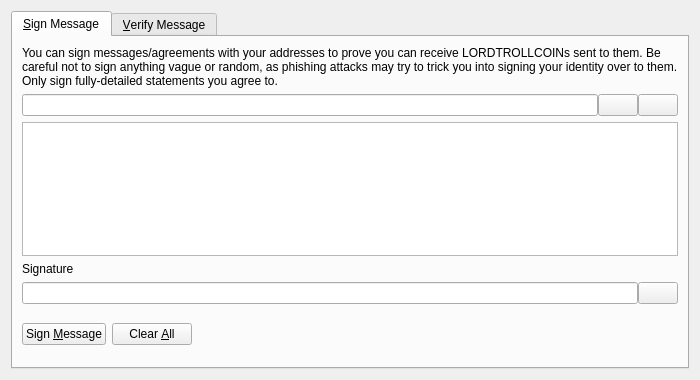
<?xml version="1.0" encoding="UTF-8"?>
<ui version="4.0">
 <class>SignVerifyMessageDialog</class>
 <widget class="QDialog" name="SignVerifyMessageDialog">
  <property name="geometry">
   <rect>
    <x>0</x>
    <y>0</y>
    <width>700</width>
    <height>380</height>
   </rect>
  </property>
  <property name="windowTitle">
   <string>Signatures - Sign / Verify a Message</string>
  </property>
  <property name="modal">
   <bool>true</bool>
  </property>
  <layout class="QVBoxLayout" name="verticalLayout">
   <item>
    <widget class="QTabWidget" name="tabWidget">
     <property name="currentIndex">
      <number>0</number>
     </property>
     <widget class="QWidget" name="tabSignMessage">
      <attribute name="title">
       <string>&amp;Sign Message</string>
      </attribute>
      <layout class="QVBoxLayout" name="verticalLayout_SM">
       <item>
        <widget class="QLabel" name="infoLabel_SM">
         <property name="text">
          <string>You can sign messages/agreements with your addresses to prove you can receive LORDTROLLCOINs sent to them. Be careful not to sign anything vague or random, as phishing attacks may try to trick you into signing your identity over to them. Only sign fully-detailed statements you agree to.</string>
         </property>
         <property name="textFormat">
          <enum>Qt::PlainText</enum>
         </property>
         <property name="wordWrap">
          <bool>true</bool>
         </property>
        </widget>
       </item>
       <item>
        <layout class="QHBoxLayout" name="horizontalLayout_1_SM">
         <property name="spacing">
          <number>0</number>
         </property>
         <item>
          <widget class="QValidatedLineEdit" name="addressIn_SM">
           <property name="toolTip">
            <string>The LORDTROLLCOIN address to sign the message with</string>
           </property>
          </widget>
         </item>
         <item>
          <widget class="QPushButton" name="addressBookButton_SM">
           <property name="toolTip">
            <string>Choose previously used address</string>
           </property>
           <property name="text">
            <string/>
           </property>
           <property name="icon">
            <iconset resource="../bitcoin.qrc">
             <normaloff>:/icons/address-book</normaloff>:/icons/address-book</iconset>
           </property>
           <property name="shortcut">
            <string>Alt+A</string>
           </property>
           <property name="autoDefault">
            <bool>false</bool>
           </property>
          </widget>
         </item>
         <item>
          <widget class="QPushButton" name="pasteButton_SM">
           <property name="toolTip">
            <string>Paste address from clipboard</string>
           </property>
           <property name="text">
            <string/>
           </property>
           <property name="icon">
            <iconset resource="../bitcoin.qrc">
             <normaloff>:/icons/editpaste</normaloff>:/icons/editpaste</iconset>
           </property>
           <property name="shortcut">
            <string>Alt+P</string>
           </property>
           <property name="autoDefault">
            <bool>false</bool>
           </property>
          </widget>
         </item>
        </layout>
       </item>
       <item>
        <widget class="QPlainTextEdit" name="messageIn_SM">
         <property name="toolTip">
          <string>Enter the message you want to sign here</string>
         </property>
        </widget>
       </item>
       <item>
        <widget class="QLabel" name="signatureLabel_SM">
         <property name="text">
          <string>Signature</string>
         </property>
         <property name="textFormat">
          <enum>Qt::PlainText</enum>
         </property>
        </widget>
       </item>
       <item>
        <layout class="QHBoxLayout" name="horizontalLayout_2_SM">
         <property name="spacing">
          <number>0</number>
         </property>
         <item>
          <widget class="QLineEdit" name="signatureOut_SM">
           <property name="font">
            <font>
             <italic>true</italic>
            </font>
           </property>
           <property name="readOnly">
            <bool>true</bool>
           </property>
          </widget>
         </item>
         <item>
          <widget class="QPushButton" name="copySignatureButton_SM">
           <property name="toolTip">
            <string>Copy the current signature to the system clipboard</string>
           </property>
           <property name="text">
            <string/>
           </property>
           <property name="icon">
            <iconset resource="../bitcoin.qrc">
             <normaloff>:/icons/editcopy</normaloff>:/icons/editcopy</iconset>
           </property>
           <property name="autoDefault">
            <bool>false</bool>
           </property>
          </widget>
         </item>
        </layout>
       </item>
       <item>
        <layout class="QHBoxLayout" name="horizontalLayout_3_SM">
         <item>
          <widget class="QPushButton" name="signMessageButton_SM">
           <property name="toolTip">
            <string>Sign the message to prove you own this LORDTROLLCOIN address</string>
           </property>
           <property name="text">
            <string>Sign &amp;Message</string>
           </property>
           <property name="icon">
            <iconset resource="../bitcoin.qrc">
             <normaloff>:/icons/edit</normaloff>:/icons/edit</iconset>
           </property>
           <property name="autoDefault">
            <bool>false</bool>
           </property>
          </widget>
         </item>
         <item>
          <widget class="QPushButton" name="clearButton_SM">
           <property name="toolTip">
            <string>Reset all sign message fields</string>
           </property>
           <property name="text">
            <string>Clear &amp;All</string>
           </property>
           <property name="icon">
            <iconset resource="../bitcoin.qrc">
             <normaloff>:/icons/remove</normaloff>:/icons/remove</iconset>
           </property>
           <property name="autoDefault">
            <bool>false</bool>
           </property>
          </widget>
         </item>
         <item>
          <spacer name="horizontalSpacer_1_SM">
           <property name="orientation">
            <enum>Qt::Horizontal</enum>
           </property>
           <property name="sizeHint" stdset="0">
            <size>
             <width>40</width>
             <height>48</height>
            </size>
           </property>
          </spacer>
         </item>
         <item>
          <widget class="QLabel" name="statusLabel_SM">
           <property name="font">
            <font>
             <weight>75</weight>
             <bold>true</bold>
            </font>
           </property>
           <property name="text">
            <string/>
           </property>
           <property name="wordWrap">
            <bool>true</bool>
           </property>
          </widget>
         </item>
         <item>
          <spacer name="horizontalSpacer_2_SM">
           <property name="orientation">
            <enum>Qt::Horizontal</enum>
           </property>
           <property name="sizeHint" stdset="0">
            <size>
             <width>40</width>
             <height>48</height>
            </size>
           </property>
          </spacer>
         </item>
        </layout>
       </item>
      </layout>
     </widget>
     <widget class="QWidget" name="tabVerifyMessage">
      <attribute name="title">
       <string>&amp;Verify Message</string>
      </attribute>
      <layout class="QVBoxLayout" name="verticalLayout_VM">
       <item>
        <widget class="QLabel" name="infoLabel_VM">
         <property name="text">
          <string>Enter the receiver's address, message (ensure you copy line breaks, spaces, tabs, etc. exactly) and signature below to verify the message. Be careful not to read more into the signature than what is in the signed message itself, to avoid being tricked by a man-in-the-middle attack. Note that this only proves the signing party receives with the address, it cannot prove sendership of any transaction!</string>
         </property>
         <property name="textFormat">
          <enum>Qt::PlainText</enum>
         </property>
         <property name="alignment">
          <set>Qt::AlignLeading|Qt::AlignLeft|Qt::AlignTop</set>
         </property>
         <property name="wordWrap">
          <bool>true</bool>
         </property>
        </widget>
       </item>
       <item>
        <layout class="QHBoxLayout" name="horizontalLayout_1_VM">
         <property name="spacing">
          <number>0</number>
         </property>
         <item>
          <widget class="QValidatedLineEdit" name="addressIn_VM">
           <property name="toolTip">
            <string>The LORDTROLLCOIN address the message was signed with</string>
           </property>
          </widget>
         </item>
         <item>
          <widget class="QPushButton" name="addressBookButton_VM">
           <property name="toolTip">
            <string>Choose previously used address</string>
           </property>
           <property name="text">
            <string/>
           </property>
           <property name="icon">
            <iconset resource="../bitcoin.qrc">
             <normaloff>:/icons/address-book</normaloff>:/icons/address-book</iconset>
           </property>
           <property name="shortcut">
            <string>Alt+A</string>
           </property>
           <property name="autoDefault">
            <bool>false</bool>
           </property>
          </widget>
         </item>
        </layout>
       </item>
       <item>
        <widget class="QPlainTextEdit" name="messageIn_VM"/>
       </item>
       <item>
        <widget class="QValidatedLineEdit" name="signatureIn_VM"/>
       </item>
       <item>
        <layout class="QHBoxLayout" name="horizontalLayout_2_VM">
         <item>
          <widget class="QPushButton" name="verifyMessageButton_VM">
           <property name="toolTip">
            <string>Verify the message to ensure it was signed with the specified LORDTROLLCOIN address</string>
           </property>
           <property name="text">
            <string>Verify &amp;Message</string>
           </property>
           <property name="icon">
            <iconset resource="../bitcoin.qrc">
             <normaloff>:/icons/transaction_0</normaloff>:/icons/transaction_0</iconset>
           </property>
           <property name="autoDefault">
            <bool>false</bool>
           </property>
          </widget>
         </item>
         <item>
          <widget class="QPushButton" name="clearButton_VM">
           <property name="toolTip">
            <string>Reset all verify message fields</string>
           </property>
           <property name="text">
            <string>Clear &amp;All</string>
           </property>
           <property name="icon">
            <iconset resource="../bitcoin.qrc">
             <normaloff>:/icons/remove</normaloff>:/icons/remove</iconset>
           </property>
           <property name="autoDefault">
            <bool>false</bool>
           </property>
          </widget>
         </item>
         <item>
          <spacer name="horizontalSpacer_1_VM">
           <property name="orientation">
            <enum>Qt::Horizontal</enum>
           </property>
           <property name="sizeHint" stdset="0">
            <size>
             <width>40</width>
             <height>48</height>
            </size>
           </property>
          </spacer>
         </item>
         <item>
          <widget class="QLabel" name="statusLabel_VM">
           <property name="font">
            <font>
             <weight>75</weight>
             <bold>true</bold>
            </font>
           </property>
           <property name="text">
            <string/>
           </property>
           <property name="wordWrap">
            <bool>true</bool>
           </property>
          </widget>
         </item>
         <item>
          <spacer name="horizontalSpacer_2_VM">
           <property name="orientation">
            <enum>Qt::Horizontal</enum>
           </property>
           <property name="sizeHint" stdset="0">
            <size>
             <width>40</width>
             <height>48</height>
            </size>
           </property>
          </spacer>
         </item>
        </layout>
       </item>
      </layout>
     </widget>
    </widget>
   </item>
  </layout>
 </widget>
 <customwidgets>
  <customwidget>
   <class>QValidatedLineEdit</class>
   <extends>QLineEdit</extends>
   <header>qvalidatedlineedit.h</header>
  </customwidget>
 </customwidgets>
 <resources>
  <include location="../bitcoin.qrc"/>
 </resources>
 <connections/>
</ui>
